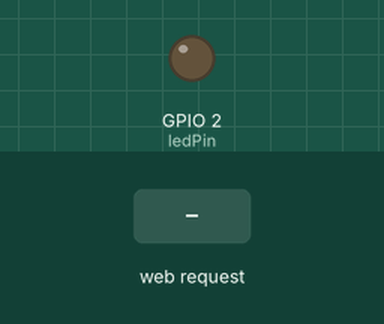
Bench run of a sketch on a simulated ESP32. Shown: output pins drawn as LEDs (lit = HIGH). The test bench sets the inputs (shaded band). WiFi joins after 1.5 s; servers stay silent unless stated; what the sketch prints to the serial monitor is not drawn.

Above: at 2.7 s.
2.8 s: HTTP request GET /led/on received
At 3.8 s:
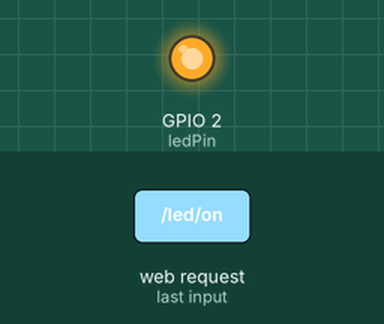
4.3 s: HTTP request GET /led/off received
At 5.0 s:
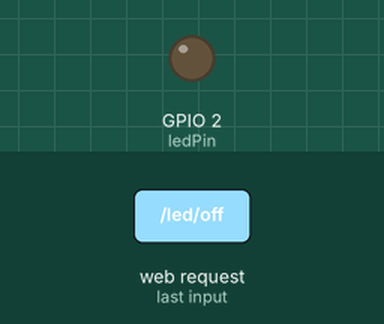
Timing chart, 0 to 7.3 s (numbered marks = the images above; inputs shaded):
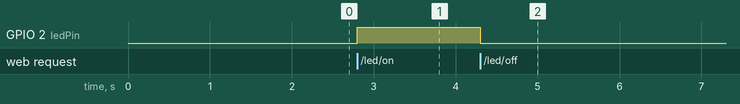

The sketch:

task1-esp32-web-server.ino
```cpp
#include <WiFi.h>
#include <WebServer.h>

// Enter your local Wi-Fi credentials
const char* ssid = "YOUR_WIFI_SSID";
const char* password = "YOUR_WIFI_PASSWORD";

// Initialize HTTP server on standard Web Port 80
WebServer server(80);

// Define LED GPIO Pin (GPIO 2 is built-in LED on ESP32 NodeMCU)
const int ledPin = 2;

// Handler for root URL ("/") -> Serves the HTML control page
void handleRoot() {
  String html = "<!DOCTYPE html><html><head>";
  html += "<meta name='viewport' content='width=device-width, initial-scale=1.0'>";
  html += "<title>ESP32 LED Control</title>";
  html += "<style>";
  html += "body { font-family: Arial, sans-serif; text-align: center; margin-top: 60px; }";
  html += "button { font-size: 28px; padding: 14px 34px; margin: 4px; background-color: #8fd3c7; border: 2px solid #888; cursor: pointer; }";
  html += "</style></head><body>";
  html += "<h1>ESP32 Built-in LED</h1>";
  html += "<a href='/led/on'><button>ON</button></a>";
  html += "<a href='/led/off'><button>OFF</button></a>";
  html += "</body></html>";

  server.send(200, "text/html", html);
}

// Handler for "/led/on" -> Toggles GPIO 2 HIGH
void handleLedOn() {
  digitalWrite(ledPin, HIGH);
  Serial.println("Command Received: LED Turned ON");
  server.sendHeader("Location", "/");
  server.send(303); // Redirect back to root page
}

// Handler for "/led/off" -> Toggles GPIO 2 LOW
void handleLedOff() {
  digitalWrite(ledPin, LOW);
  Serial.println("Command Received: LED Turned OFF");
  server.sendHeader("Location", "/");
  server.send(303); // Redirect back to root page
}

void setup() {
  Serial.begin(115200);
  pinMode(ledPin, OUTPUT);
  digitalWrite(ledPin, LOW); // Initial State: OFF

  // Connect to Local Wi-Fi Network
  Serial.print("Connecting to Wi-Fi");
  WiFi.begin(ssid, password);

  while (WiFi.status() != WL_CONNECTED) {
    delay(500);
    Serial.print(".");
  }

  Serial.println();
  Serial.println("WiFi connected!");
  Serial.print("ESP32 IP address: ");
  Serial.println(WiFi.localIP());

  // Bind HTTP Route Handlers
  server.on("/", handleRoot);
  server.on("/led/on", handleLedOn);
  server.on("/led/off", handleLedOff);

  // Start HTTP Server
  server.begin();
  Serial.println("Web server started!");
}

void loop() {
  // Continuously listen and process client HTTP requests
  server.handleClient();
}
```

Measured:
- after the input at 2.8 s, GPIO 2 (ledPin): LOW → HIGH at once
- after the input at 4.3 s, GPIO 2 (ledPin): HIGH → LOW at once
